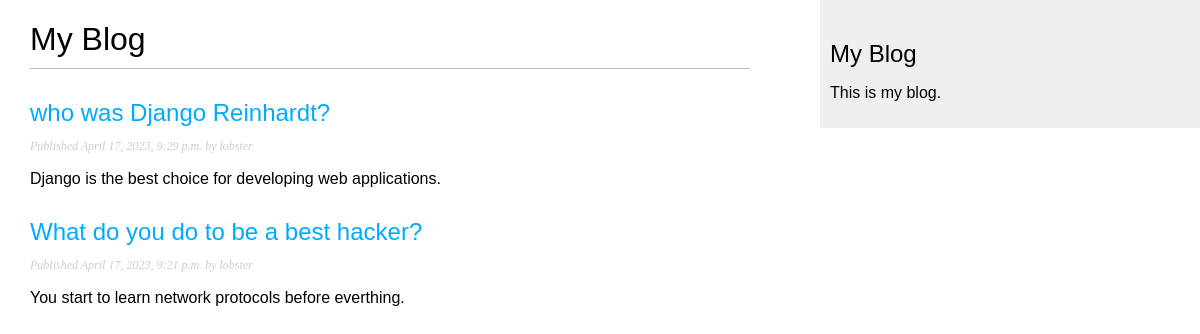
Screenshot of /blog/ with the database file from the repository.
### blog/models.py (models this page shows, shortened)
class Post(models.Model):
    class Status(models.TextChoices):
        DRAFT = "DF", "Draft"
        PUBLISHED ="PB", "Published"
    title = models.CharField(max_length=255)
    slug = models.SlugField(max_length=255)
    author = models.ForeignKey(User,
                               on_delete=models.CASCADE,
                               related_name="blog_posts")
    body = models.TextField(max_length=255)
    publish = models.DateTimeField(default=timezone.now())
    created = models.DateTimeField(auto_now_add=True)
    updated = models.DateTimeField(auto_now=True)
    status = models.CharField(max_length=2,
                              choices=Status.choices,
                              default=Status.DRAFT)
    objects = models.Manager() ## the default manager
    published = PublishedManager() # our custom manager
    class Meta:
        ordering = ['-publish'] # bu alana göre sıralama yapılması için class meta dan faydalanıyoruz.
        indexes = [models.Index(fields=['-publish']),]

### blog/views.py (the view)
# urls.py: path("",views.post_list, name="post_list"),
def post_list(request):
    posts = Post.published.all()
    return render(request,"blog/post/list.html",{'posts': posts})

### blog/models.py (called while the page is built)
    def get_queryset(self):
        return super().get_queryset().filter(status=Post.Status.PUBLISHED)

### blog/templates/blog/post/list.html (shortened to what this page needs)
{% extends 'blog/base.html' %}
{% block content %}
    <h1>My Blog</h1>
    {% for post in posts %}
        <h2>
            <a href="{% url 'blog:post_detail' post.id %}"> {{post.title}} </a>
        </h2>
        <p class="date">
            Published {{post.publish}} by {{post.author}}
        </p>
        {{post.body|truncatewords:30|linebreaks}}
    {% endfor %}
{% endblock content %}

### blog/templates/blog/base.html (shortened to what this page needs)
{% load static %}
<!DOCTYPE html>
<html>
<head>
    <link rel="stylesheet" href="{% static 'css/blog.css' %}">
</head>
<body>
    <div id="content">
        {% block content %}
        {% endblock content %}
    </div>
    <div id="sidebar">
        <h2>My Blog</h2>
        <p>This is my blog.</p>
    </div>
</body>
</html>

### blog/static/css/blog.css (style rules this page uses)
body { margin:0; padding:0; font-family:helvetica, sans-serif; }
a { color:#00abff; text-decoration:none; }
h1 { font-weight:normal; border-bottom:1px solid #bbb; padding:0 0 10px 0; }
h2 { font-weight:normal; margin:30px 0 0; }
#content { float:left; width:60%; padding:0 0 0 30px; }
#sidebar { float:right; width:30%; padding:10px; background:#efefef; height:100%; }
p.date { color:#ccc; font-family: georgia, serif; font-size: 12px; font-style: italic; }

### rows the page displays
Post: title "who was Django Reinhardt?", publish "April 17, 2023, 9:29 p.m.", author "lobster", body "Django is the best choice for developing web applications."
Post: title "What do you do to be a best hacker?", publish "April 17, 2023, 9:21 p.m.", author "lobster", body "You start to learn network protocols before everthing."
